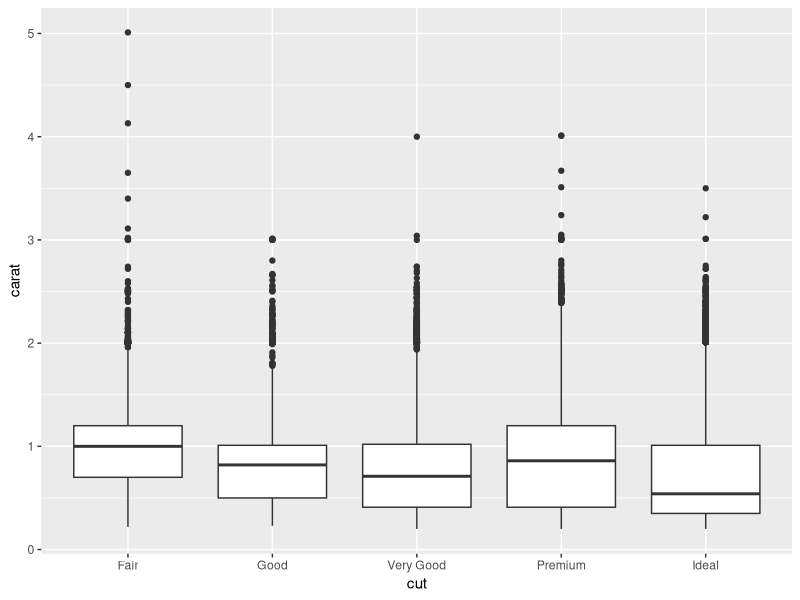
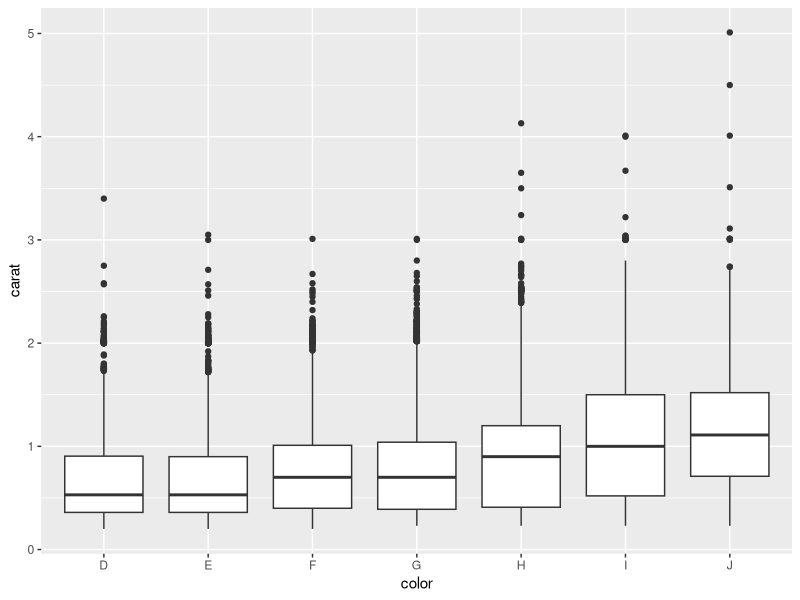
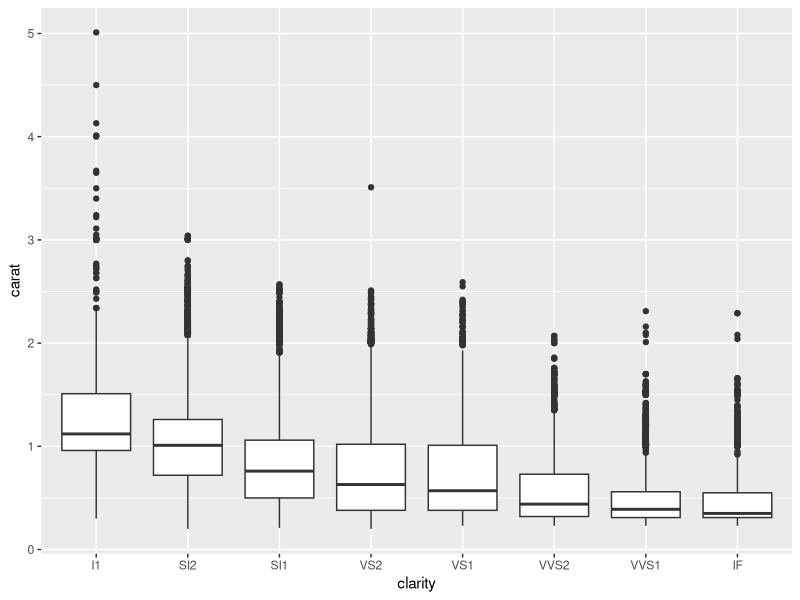
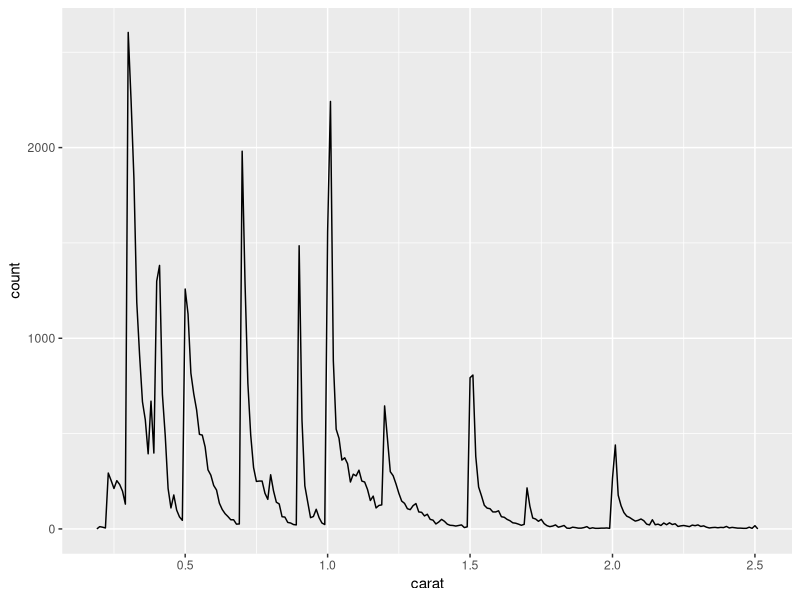

The R source for these figures, in order:
## ---- chunk 1
knitr::opts_chunk$set(echo = FALSE)
## ---- chunk 2
library("ggplot2")
library("dplyr")
## ---- chunk 3
smaller <- diamonds %>%
  filter(carat <= 2.5)
## ---- chunk 4
# Hide objects and functions ONLY used inline
n_larger <- nrow(diamonds) - nrow(smaller)
pct_larger <- n_larger / nrow(diamonds) * 100

comma <- function(x) {
  format(x, digits = 2, big.mark = ",")
}
## ---- chunk 5
ggplot(diamonds, aes(y = carat, x = cut)) +
  geom_boxplot()
## ---- chunk 6
ggplot(diamonds, aes(y = carat, x = color)) +
  geom_boxplot()
## ---- chunk 7
ggplot(diamonds, aes(y = carat, x = clarity)) +
  geom_boxplot()
## ---- chunk 8
smaller %>%
  ggplot(aes(carat)) +
  geom_freqpoly(binwidth = 0.01)
## ---- chunk 9
diamonds %>%
  arrange(desc(carat)) %>%
  slice(1:20) %>%
  select(carat, cut, color, clarity) %>%
  knitr::kable(
    caption = "The largest 20 diamonds in the `diamonds` dataset."
  )
